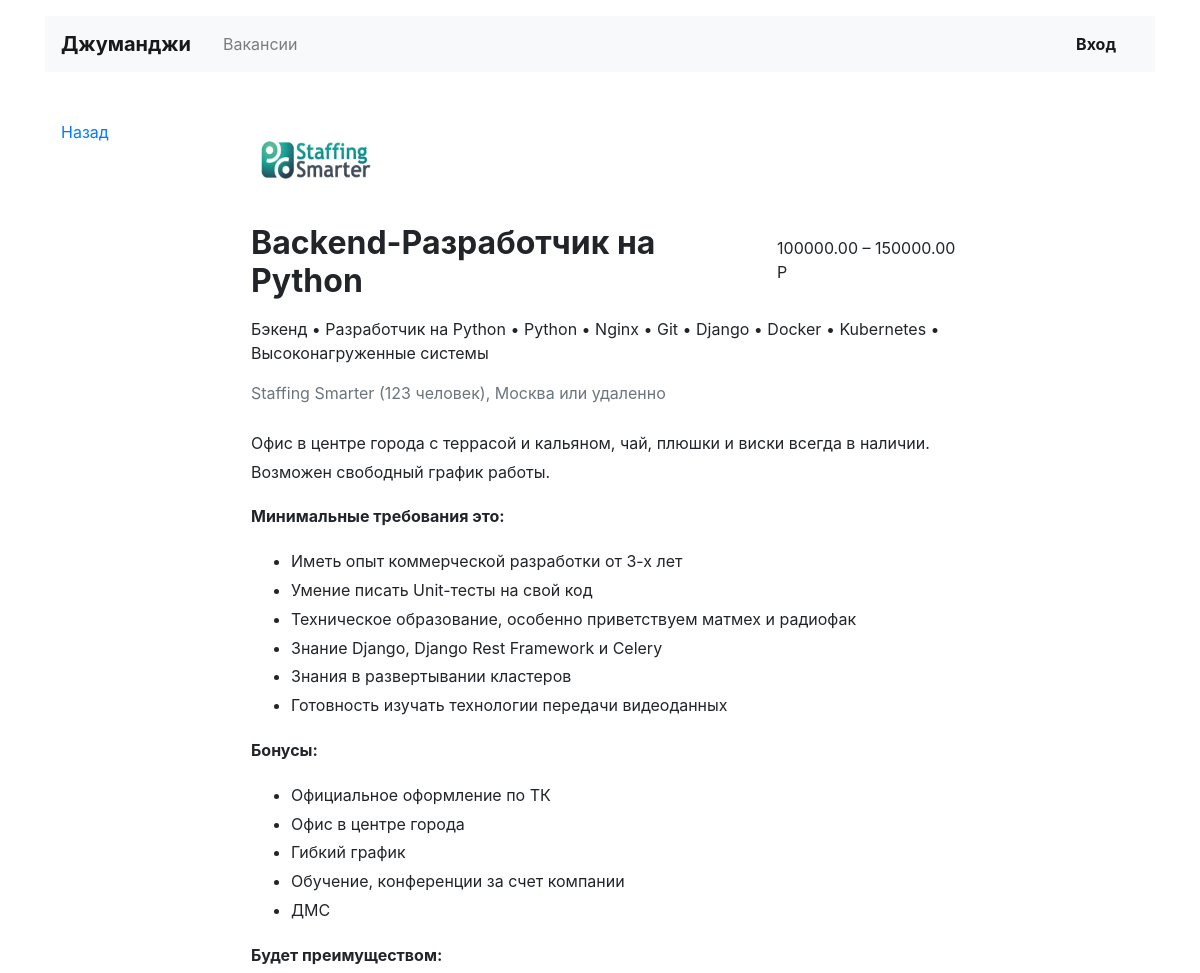
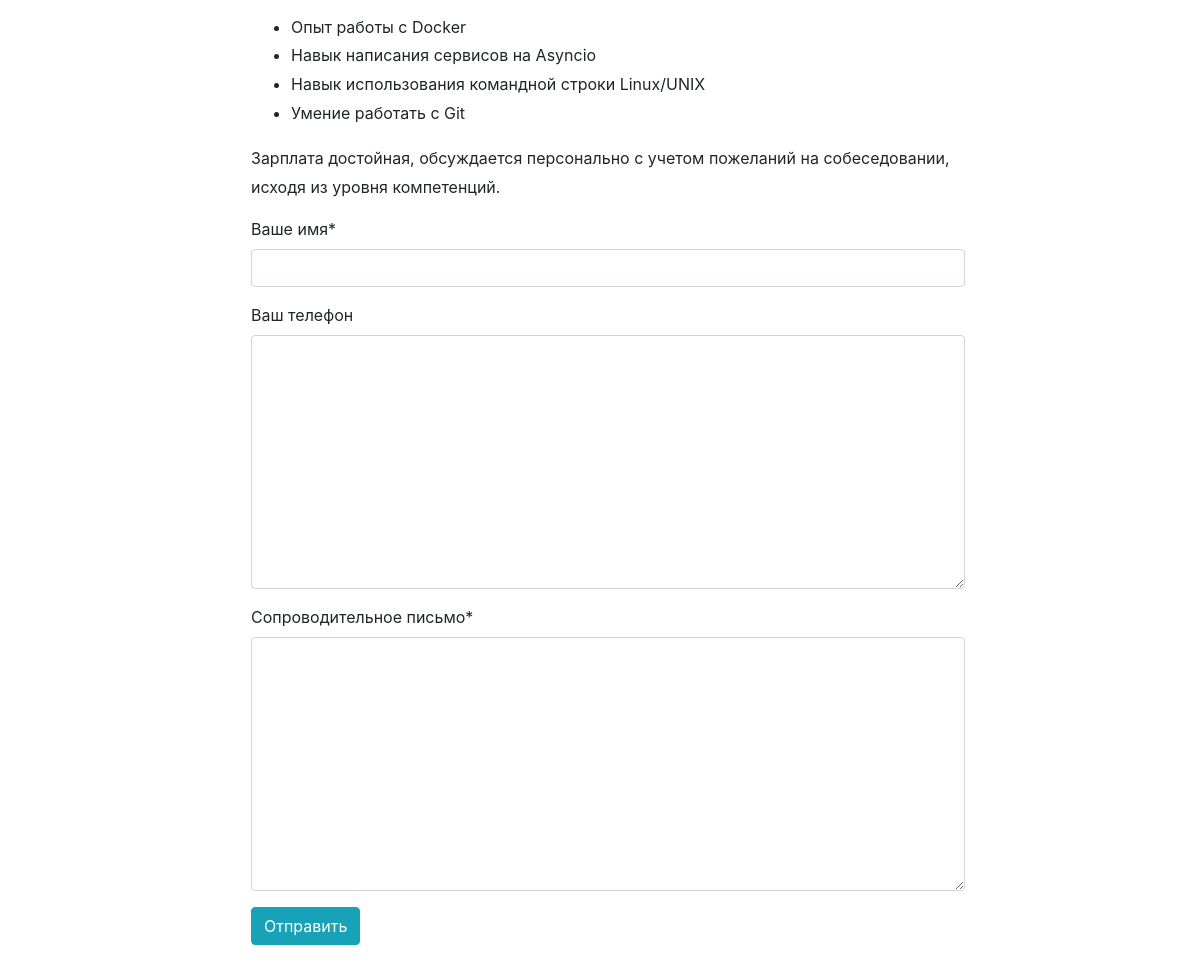
The page /vacancies/1/ on the database its author committed (2 pictures, top to bottom).
### vacancies/models.py (models this page shows, shortened)
class Vacancy(models.Model):
    title = models.CharField(max_length=15)
    specialty = models.ForeignKey(Specialty, related_name="vacancies", on_delete=models.CASCADE)
    company = models.ForeignKey(Company, related_name="vacancies", on_delete=models.CASCADE)
    skills = models.CharField(max_length=225)
    description = models.TextField()
    salary_min = models.DecimalField(max_digits=20, decimal_places=2)
    salary_max = models.DecimalField(max_digits=20, decimal_places=2)
    published_at = models.DateField()
    class Meta:
        verbose_name_plural = 'Vacancies'

class Company(models.Model):
    name = models.CharField(max_length=50)
    location = models.CharField(max_length=30)
    logo = models.ImageField(upload_to='images/logo/')
    description = models.TextField()
    employee_count = models.IntegerField()
    owner = models.OneToOneField(User,null=True,  on_delete=models.PROTECT, related_name='company')
    class Meta:
       verbose_name_plural = 'Companies'

class Specialty(models.Model):
    code = models.CharField(max_length=30)
    title = models.CharField(max_length=30)
    picture = models.ImageField(upload_to='images/pics/')
    pass
    class Meta:
        verbose_name_plural = 'Specialties'

### vacancies/views.py (the view, shortened to what this page needs)
# urls.py: path('vacancies/<int:vacancy_id>/', DetailVacancyView.as_view(), name='detail_vacancy'),
class DetailVacancyView(TemplateView):
    form_class=ApplicationForm
    template_name='vacancy.html'
    def get_context_data(self, vacancy_id, **kwargs):
        context=super().get_context_data()
        vacancy=get_object_or_404(Vacancy, pk=vacancy_id)
        context['vacancy']=vacancy
        context['application_form']=ApplicationForm()
        return context

### vacancies/forms.py
class ApplicationForm(forms.ModelForm):
    class Meta:
        model = Application
        fields = ('written_username', 'written_phone', 'written_cover_letter')
        labels = {
            'written_username': 'Ваше имя',
            'written_phone': 'Ваш телефон',
            'written_cover_letter': 'Сопроводительное письмо',
        }

### vacancies/templates/vacancy.html (shortened to what this page needs)
{% extends 'base.html' %}
{% load crispy_forms_tags %}
{% block content %}
  <main class="container mt-3 pb-5">
    <div class="row mt-5">
      <div class="col-12 col-lg-2">
        <div class="pl-3 mb-5">
          <p><a href="#">Назад</a></p>
        </div>
      </div>
      <div class="col-12 col-lg-8">
        <section class="pl-3">
          <a href="/"><img src="{{ MEDIA_URL }}{{ vacancy.company.logo.url }}" width="130" height="80" alt=""></a>
          <div class="d-flex align-items-baseline align-content-baseline">
            <h1 class="h2 mt-4 font-weight-bold" >{{ vacancy.specialty.code|capfirst }}-{{ vacancy.title }}</h1>
            <p class="m-0 pl-3">{{ vacancy.salary_min }} – {{ vacancy.salary_max }} Р</p>
          </div>
          <p class="mt-2">{{ vacancy.specialty.title }} • {{ vacancy.title|capfirst }} • {{ vacancy.skills|join:"" }}</p>
          <p class="text-muted mb-4">{{ vacancy.company.name }} ({{ vacancy.company.employee_count }} человек), {{ vacancy.company.location }} или удаленно</p>
          <div style="line-height: 1.8;">
            <p>{{ vacancy.description|safe }}</p>
          </div>
          <form action="{{ request.path }}" method="post" enctype="multipart/form-data">
                 {{ application_form|crispy }}
                <div class="form-group">
                  <input type="submit" class="btn btn-info" value="Отправить">
                </div>
              </form>
        </section>
      </div>
    </div>
  </main>
 {% endblock %}

### rows shown on the page
Vacancy: company.logo (picture), specialty.code "Backend", title "Разработчик на Python", salary_min "100000.00", salary_max "150000.00", specialty "Бэкенд", skills "Python • Nginx • Git • Django • Docker • Kubernetes • Высоконагруженные системы", company.name "Staffing Smarter", company.employee_count "123", company.location "Москва", description "Офис в центре города с террасой и кальяном, чай, плюшки и виски всегда в наличии. Возможен свободный график работы. Минимальные требования это: Иметь опыт коммерческой разработки от 3-х лет Умение писать Unit-тесты на свой код Техническое образование, особенно приветствуем матмех и радиофак Знание Django, Django Rest Framework и Celery Знания в развертывании кластеров Готовность изучать технологии передачи видеоданных Бонусы: Официальное оформление по ТК Офис в центре города Гибкий график Обучение, конференции за счет компании ДМС Будет преимуществом: Опыт работы с Docker Навык написания сервисов на Asyncio Навык использования командной строки Linux/UNIX Умение работать с Git Зарплата…"
